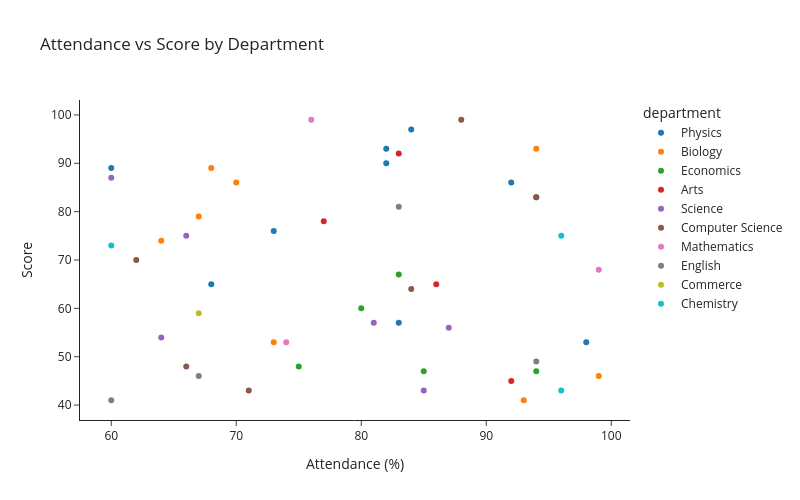

The notebook cell this image was saved under:
### Code cell
# using plotly
fig = px.scatter(
    school,
    x="attendance",
    y="score",
    title=("Attendance vs Score by Department"),
    labels={"attendance": "Attendance (%)", "score": "Score"},
    color="department",
    template="simple_white"
)

fig.update_layout(
    width=800,
    height=500,
)

plt.tight_layout()
fig.show()

### Figure 1 — Plotly figure (JSON) as saved in the notebook; plotly's stock layout.template omitted (floating-point values rounded to 4 significant figures)
{"data": [{"hovertemplate": "department=Physics<br>Attendance (%)=%{x}<br>Score=%{y}<extra></extra>", "legendgroup": "Physics", "marker": {"color": "#1F77B4", "symbol": "circle"}, "mode": "markers", "name": "Physics", "orientation": "v", "showlegend": true, "type": "scatter", "x": [73, 82, 83, 60, 84, 68, 92, 98, 82], "xaxis": "x", "y": [76, 90, 57, 89, 97, 65, 86, 53, 93], "yaxis": "y"}, {"hovertemplate": "department=Biology<br>Attendance (%)=%{x}<br>Score=%{y}<extra></extra>", "legendgroup": "Biology", "marker": {"color": "#FF7F0E", "symbol": "circle"}, "mode": "markers", "name": "Biology", "orientation": "v", "showlegend": true, "type": "scatter", "x": [99, 70, 64, 68, 67, 93, 94, 73], "xaxis": "x", "y": [46, 86, 74, 89, 79, 41, 93, 53], "yaxis": "y"}, {"hovertemplate": "department=Economics<br>Attendance (%)=%{x}<br>Score=%{y}<extra></extra>", "legendgroup": "Economics", "marker": {"color": "#2CA02C", "symbol": "circle"}, "mode": "markers", "name": "Economics", "orientation": "v", "showlegend": true, "type": "scatter", "x": [80, 75, 83, 94, 94, 85], "xaxis": "x", "y": [60, 48, 67, 47, 83, 47], "yaxis": "y"}, {"hovertemplate": "department=Arts<br>Attendance (%)=%{x}<br>Score=%{y}<extra></extra>", "legendgroup": "Arts", "marker": {"color": "#D62728", "symbol": "circle"}, "mode": "markers", "name": "Arts", "orientation": "v", "showlegend": true, "type": "scatter", "x": [77, 83, 92, 86], "xaxis": "x", "y": [78, 92, 45, 65], "yaxis": "y"}, {"hovertemplate": "department=Science<br>Attendance (%)=%{x}<br>Score=%{y}<extra></extra>", "legendgroup": "Science", "marker": {"color": "#9467BD", "symbol": "circle"}, "mode": "markers", "name": "Science", "orientation": "v", "showlegend": true, "type": "scatter", "x": [85, 87, 66, 81, 60, 64], "xaxis": "x", "y": [43, 56, 75, 57, 87, 54], "yaxis": "y"}, {"hovertemplate": "department=Computer Science<br>Attendance (%)=%{x}<br>Score=%{y}<extra></extra>", "legendgroup": "Computer Science", "marker": {"color": "#8C564B", "symbol": "circle"}, "mode": "markers", "name": "Computer Science", "orientation": "v", "showlegend": true, "type": "scatter", "x": [84, 88, 66, 94, 71, 62], "xaxis": "x", "y": [64, 99, 48, 83, 43, 70], "yaxis": "y"}, {"hovertemplate": "department=Mathematics<br>Attendance (%)=%{x}<br>Score=%{y}<extra></extra>", "legendgroup": "Mathematics", "marker": {"color": "#E377C2", "symbol": "circle"}, "mode": "markers", "name": "Mathematics", "orientation": "v", "showlegend": true, "type": "scatter", "x": [74, 76, 99], "xaxis": "x", "y": [53, 99, 68], "yaxis": "y"}, {"hovertemplate": "department=English<br>Attendance (%)=%{x}<br>Score=%{y}<extra></extra>", "legendgroup": "English", "marker": {"color": "#7F7F7F", "symbol": "circle"}, "mode": "markers", "name": "English", "orientation": "v", "showlegend": true, "type": "scatter", "x": [60, 67, 83, 94], "xaxis": "x", "y": [41, 46, 81, 49], "yaxis": "y"}, {"hovertemplate": "department=Commerce<br>Attendance (%)=%{x}<br>Score=%{y}<extra></extra>", "legendgroup": "Commerce", "marker": {"color": "#BCBD22", "symbol": "circle"}, "mode": "markers", "name": "Commerce", "orientation": "v", "showlegend": true, "type": "scatter", "x": [67], "xaxis": "x", "y": [59], "yaxis": "y"}, {"hovertemplate": "department=Chemistry<br>Attendance (%)=%{x}<br>Score=%{y}<extra></extra>", "legendgroup": "Chemistry", "marker": {"color": "#17BECF", "symbol": "circle"}, "mode": "markers", "name": "Chemistry", "orientation": "v", "showlegend": true, "type": "scatter", "x": [96, 60, 96], "xaxis": "x", "y": [43, 73, 75], "yaxis": "y"}], "layout": {"height": 500, "legend": {"title": {"text": "department"}, "tracegroupgap": 0}, "title": {"text": "Attendance vs Score by Department"}, "width": 800, "xaxis": {"anchor": "y", "domain": [0, 1], "title": {"text": "Attendance (%)"}}, "yaxis": {"anchor": "x", "domain": [0, 1], "title": {"text": "Score"}}}}
